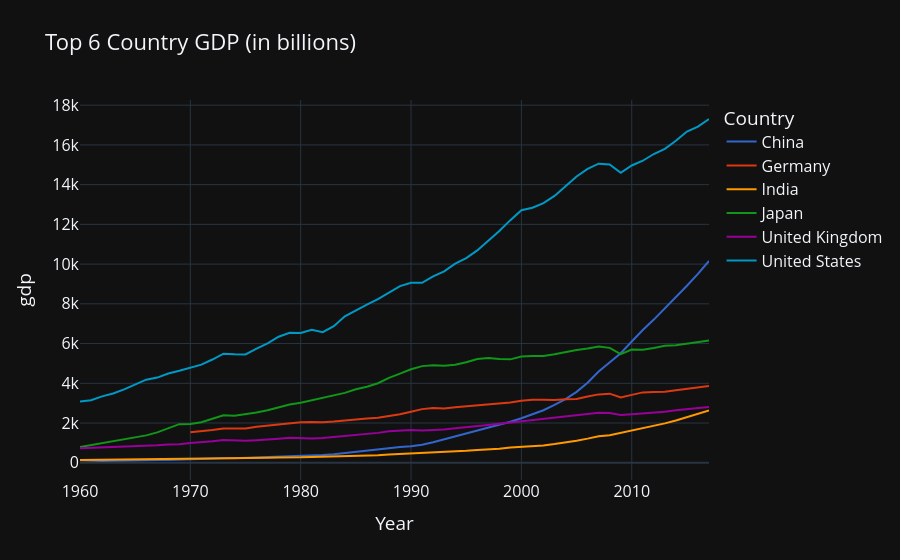

The cell this chart's notebook holds for it:
### Code cell
list_of_countries = ["China", "United States", "India", "Japan", "Germany", "United Kingdom"]
top6_over_time = df[df["Country"].isin(list_of_countries)]

fig = px.line(top6_over_time, x="Year", y="gdp", color="Country", title="Top 6 Country GDP (in billions)", color_discrete_sequence=px.colors.qualitative.G10)
fig.update_layout(font_size=16)

fig.show()
